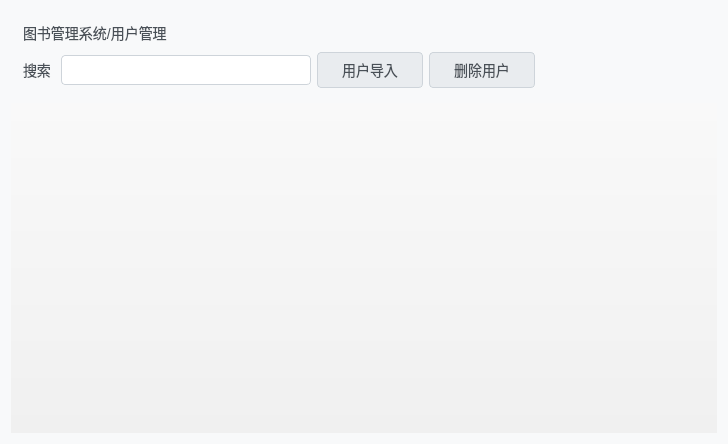
<?xml version="1.0" encoding="UTF-8"?>
<ui version="4.0">
 <class>CellUserManagement</class>
 <widget class="QWidget" name="CellUserManagement">
  <property name="geometry">
   <rect>
    <x>0</x>
    <y>0</y>
    <width>728</width>
    <height>444</height>
   </rect>
  </property>
  <property name="windowTitle">
   <string>Form</string>
  </property>
  <property name="styleSheet">
   <string notr="true">/* ======================
   基础界面元素样式定义
   ====================== */

/* 1. 主窗口及基础容器样式 */
QMainWindow, QWidget, QDialog {
    background-color: #f8f9fa; /* 柔和的浅灰色背景 */
    color: #212529;           /* 深灰色文字，提高可读性 */
    font-family: &quot;Segoe UI&quot;, &quot;Microsoft YaHei&quot;, sans-serif; /* 跨平台字体设置 */
}

/* 2. 基础控件默认样式 */
QLineEdit, QComboBox {
    background-color: #ffffff;
    color: #495057;
    border: 1px solid #ced4da;
    border-radius: 4px;
    padding: 5px 8px;
    font-size: 14px;
}
/* 单独设置的 QLabel 样式 */
QLabel {
    background-color: transparent;  /* 标签通常不需要背景色 */
    color: #495057;
    border: none;  /* 去除标签边框 */
    padding: 2px 0;  /* 减少标签内边距 */
    font-size: 14px;
}

/* 为特定标签保留边框（如图片中的标题标签） */
QLabel#titleLabel {
    background-color: #ffffff;
    border: 1px solid #ced4da;
    border-radius: 4px;
    padding: 5px 8px;
}

/* ======================
   按钮样式增强
   ====================== */
QPushButton {
    background-color: #e9ecef;
    color: #495057;
    border: 1px solid #ced4da;
    border-radius: 4px;
    padding: 6px 12px;
    font-size: 14px;
    min-width: 80px;
    transition: all 0.2s ease;
}

QPushButton:hover {
    background-color: #dee2e6;
    border-color: #adb5bd;
}

QPushButton:pressed {
    background-color: #ced4da;
    border-color: #6c757d;
}

/* 主要操作按钮样式 */
#importBtn, #deleteBtn {
    background-color: #0d6efd;
    color: white;
    border: 1px solid #0d6efd;
}

#importBtn:hover, #deleteBtn:hover {
    background-color: #0b5ed7;
    border-color: #0a58ca;
}

#importBtn:pressed, #deleteBtn:pressed {
    background-color: #0a58ca;
    border-color: #084298;
}

/* ======================
   表格视图样式
   ====================== */
QTableView {
    background-color: #ffffff;
    border: 1px solid #dee2e6;
    gridline-color: #e9ecef;
    alternate-background-color: #f8f9fa;
    selection-background-color: #e2f0fd;
    selection-color: #212529;
    font-size: 13px;
}

QHeaderView::section {
    background-color: #f1f3f5;
    padding: 6px;
    border: 1px solid #dee2e6;
    font-weight: 500;
}

/* ======================
   滚动条样式美化
   ====================== */
QScrollBar:vertical {
    width: 12px;
    background: transparent;
}

QScrollBar::handle:vertical {
    background: #adb5bd;
    min-height: 20px;
    border-radius: 6px;
}

QScrollBar::add-line:vertical, QScrollBar::sub-line:vertical {
    height: 0px;
}

QScrollBar::add-page:vertical, QScrollBar::sub-page:vertical {
    background: transparent;
}

/* ======================
   搜索区域样式
   ====================== */
#searchBarWidget {
    background-color: #f1f3f5;
    border-bottom: 1px solid #dee2e6;
    padding: 8px;
}

#searchLineEdit {
    border: 1px solid #ced4da;
    border-radius: 16px;
    padding: 6px 15px;
    background-color: #ffffff;
    font-size: 14px;
}

/* ======================
   状态提示样式
   ====================== */
QStatusBar {
    background-color: #f1f3f5;
    color: #6c757d;
    border-top: 1px solid #dee2e6;
    font-size: 12px;
}

/* ======================
   禁用状态样式
   ====================== */
QPushButton:disabled, QLineEdit:disabled {
    background-color: #e9ecef;
    color: #adb5bd;
    border-color: #dee2e6;
}</string>
  </property>
  <layout class="QGridLayout" name="gridLayout_2">
   <item row="2" column="0">
    <widget class="QTableView" name="tableView">
     <property name="styleSheet">
      <string notr="true">/* ======================
   表格整体样式增强版
   ====================== */
QTableView {
    /* 渐变背景色，增加层次感 */
    background: qlineargradient(x1:0, y1:0, x2:0, y2:1, stop:0 #f9f9f9, stop:1 #f0f0f0);
    border: none;
    /* 更精细的网格线 */
    gridline-color: rgba(0, 0, 0, 0.05);
    font: 13px &quot;Segoe UI&quot;, &quot;Microsoft YaHei&quot;, sans-serif;
    /* 平滑滚动 */
    padding: 1px;
    outline: none; /* 移除焦点边框 */
}

/* ======================
   表头样式增强版
   ====================== */
QHeaderView {
    background: transparent;
    border: none;
    margin: 0;
    padding: 0;
}

QHeaderView::section {
    /* 现代扁平化表头 */
    background-color: #ffffff;
    color: #4a4a4a;
    border: none;
    border-bottom: 2px solid #e0e0e0;
    border-right: 1px solid #f0f0f0;
    padding: 10px 12px;
    font-weight: 600;
    font-size: 12px;
    text-transform: uppercase;
    letter-spacing: 0.5px;
}

/* 表头悬停效果 */
QHeaderView::section:hover {
    background-color: #f8f8f8;
}

/* 表头按下效果 */
QHeaderView::section:pressed {
    background-color: #f0f0f0;
}

/* 移除最后一列的右边框 */
QHeaderView::section:last {
    border-right: none;
}

/* ======================
   单元格样式增强版
   ====================== */
QTableView::item {
    background-color: #ffffff;
    color: #333333;
    padding: 10px 12px;
    border: none;
    border-bottom: 1px solid #f5f5f5;
}

/* 单元格悬停效果 */
QTableView::item:hover {
    background-color: #f9f9f9;
}

/* ======================
   选中行样式增强版
   ====================== */
QTableView::item:selected {
    /* 渐变选中效果 */
    background: qlineargradient(x1:0, y1:0, x2:0, y2:1, stop:0 #e3f2fd, stop:1 #bbdefb);
    color: #1565c0;
    border-bottom: 1px solid #e3f2fd;
}

/* 选中行第一列特殊样式 */
QTableView::item:selected:first {
    border-left: 3px solid #2196f3;
}

/* ======================
   斑马纹效果增强版
   ====================== */
QTableView::item:alternate {
    background-color: #fafafa;
}

/* ======================
   特殊列样式
   ====================== */
/* 第一列加粗 */
QTableView::item[row=&quot;0&quot;] {
    font-weight: 500;
}

/* 最后一列右对齐 */
QTableView::item[column=&quot;last&quot;] {
    text-align: right;
}

/* ======================
   滚动条美化
   ====================== */
QTableView QScrollBar:vertical {
    width: 10px;
    background: transparent;
}

QTableView QScrollBar::handle:vertical {
    background: rgba(0, 0, 0, 0.15);
    border-radius: 5px;
    min-height: 30px;
}

QTableView QScrollBar::add-page:vertical, 
QTableView QScrollBar::sub-page:vertical {
    background: transparent;
}

/* ======================
   角部件样式
   ====================== */
QTableView QTableCornerButton::section {
    background-color: #ffffff;
    border: none;
    border-bottom: 2px solid #e0e0e0;
}</string>
     </property>
    </widget>
   </item>
   <item row="0" column="0">
    <widget class="QWidget" name="widget" native="true">
     <layout class="QGridLayout" name="gridLayout">
      <item row="0" column="0" colspan="2">
       <widget class="QLabel" name="label_2">
        <property name="text">
         <string>图书管理系统/用户管理</string>
        </property>
       </widget>
      </item>
      <item row="1" column="3">
       <widget class="QPushButton" name="UserDeleteButton">
        <property name="minimumSize">
         <size>
          <width>106</width>
          <height>0</height>
         </size>
        </property>
        <property name="text">
         <string>删除用户</string>
        </property>
       </widget>
      </item>
      <item row="1" column="1">
       <widget class="QLineEdit" name="lineEdit">
        <property name="minimumSize">
         <size>
          <width>250</width>
          <height>0</height>
         </size>
        </property>
       </widget>
      </item>
      <item row="1" column="4">
       <spacer name="horizontalSpacer">
        <property name="orientation">
         <enum>Qt::Orientation::Horizontal</enum>
        </property>
        <property name="sizeHint" stdset="0">
         <size>
          <width>129</width>
          <height>20</height>
         </size>
        </property>
       </spacer>
      </item>
      <item row="1" column="2">
       <widget class="QPushButton" name="UserImportBtton">
        <property name="minimumSize">
         <size>
          <width>106</width>
          <height>0</height>
         </size>
        </property>
        <property name="text">
         <string>用户导入</string>
        </property>
       </widget>
      </item>
      <item row="1" column="0">
       <widget class="QLabel" name="label">
        <property name="text">
         <string>搜索</string>
        </property>
       </widget>
      </item>
     </layout>
    </widget>
   </item>
  </layout>
 </widget>
 <tabstops>
  <tabstop>lineEdit</tabstop>
  <tabstop>UserImportBtton</tabstop>
  <tabstop>UserDeleteButton</tabstop>
  <tabstop>tableView</tabstop>
 </tabstops>
 <resources/>
 <connections/>
</ui>
